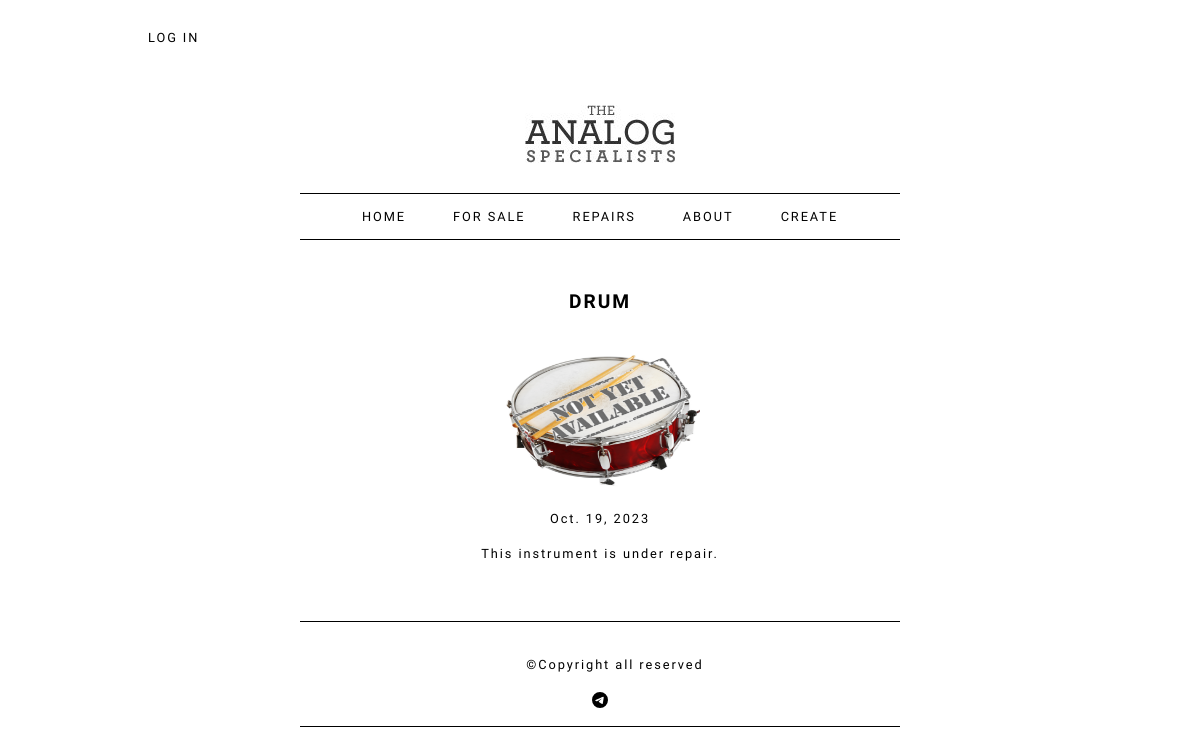
The page /repairs/2/ on the database its author committed.
### pages/models.py (models this page shows, shortened)
class Repair(models.Model):
    title = models.CharField(max_length=50)
    image = models.ImageField(upload_to='repairs/%Y%m%d/')
    date = models.DateField()
    class Meta:
        ordering = ['-id']

### pages/views.py (the view)
# urls.py: path('repairs/<int:pk>/', repair_detail, name='repair_detail'),
def repair_detail(request, pk):
    try:
        repair = Repair.objects.get(id=pk)
    except Repair.DoesNotExist:
        return render(request, 'errors/404.html')
    context = {
        'repair': repair
    }
    return render(
        request,
        'pages/repair_detail.html',
        context
    )

### pages/templates/pages/repair_detail.html (shortened to what this page needs)
{% extends 'base.html' %}
{% load static %}
{% block content %}
    <div class="product">
        <h2>{{ repair.title}}</h2>
        <img src="{{ repair.image.url }}"/>
        <p>{{repair.date}}</p>
        <p>This instrument is under repair.</p>
    </div>
{% endblock %}

### pages/static/css/base.css (style rules this page uses)
body { font-size: 80%; font-family: 'Raleway', sans-serif; letter-spacing: 0.15em; background-color: #ffffff; }
div { max-width: 940px; min-width: 720px; margin: 10px auto 10px auto; padding: 20px; }
h2 { width: 150px; margin: 10px auto 25px auto; }
p { text-align: center; width: 600px; margin: 20px auto 20px auto; font-weight: normal; }
.product { margin: 20px auto 20px auto; text-align: center; }
.product img { width: 200px; height: 150px; }
.product h2 { font-family:'Raleway', sans-serif; text-transform: uppercase; }

### rows shown on the page
Repair: title "DRUM", image (picture), date "Oct. 19, 2023"
